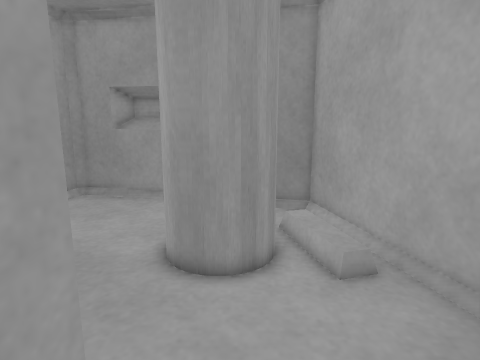
View 1 (above)

16 first-person views from a walk through a Gazebo world. The camera is 0.46 m above the floor, tilts 12° down and sees 70° across. The floor is counted in squares, 0.1 m on a side. Each view is taken from the middle of a square. On the plan, view 1 faces up. The plan holds only what a view shows up to about 20 squares ahead; the rest is blank. The place goes on beyond the plan.

View 2
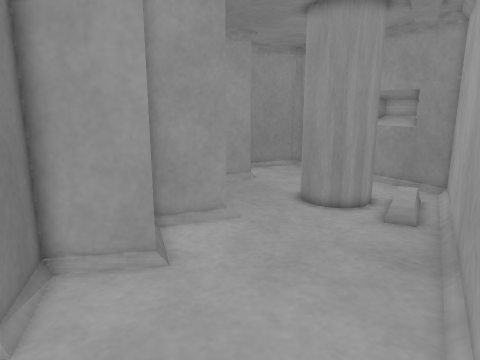

View 3
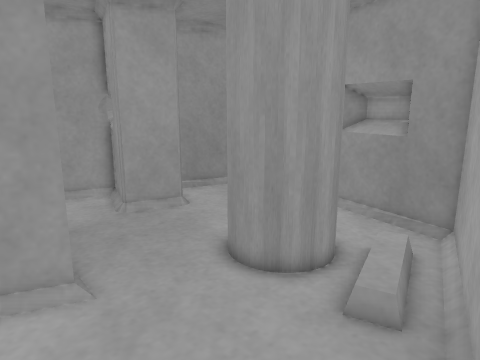

View 4
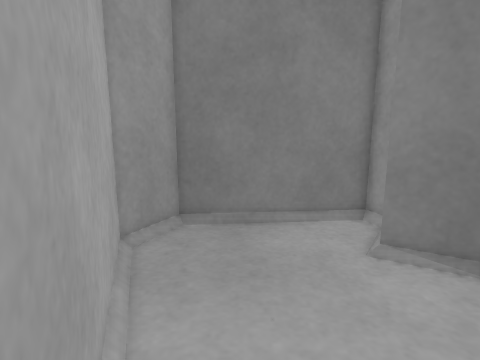

View 5
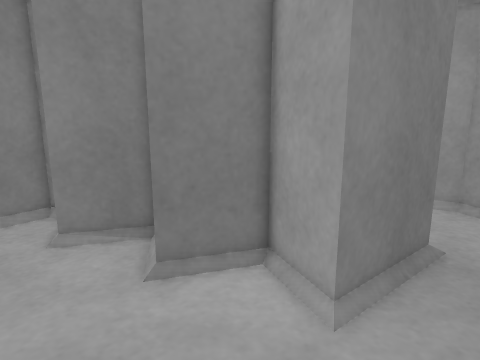

View 6
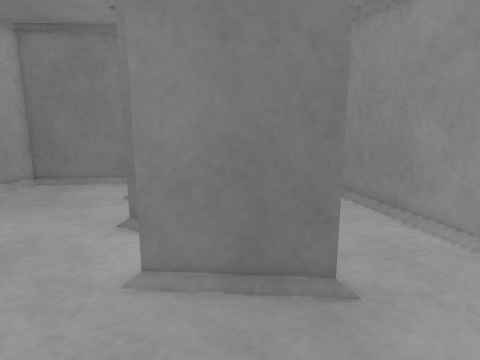

View 7
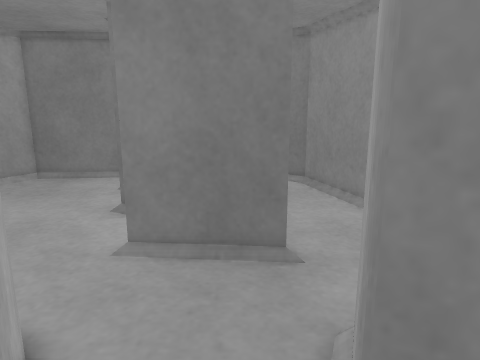

View 8
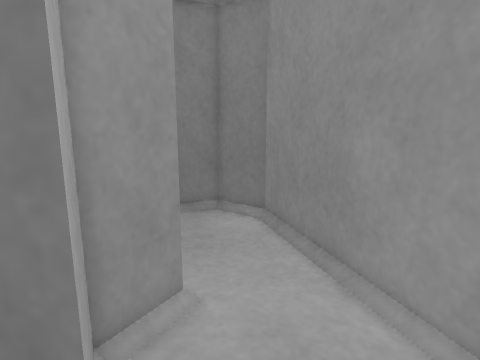

View 9
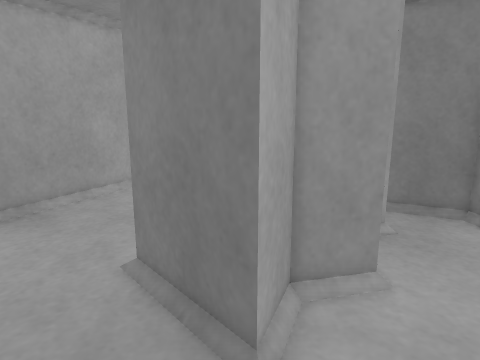

View 10
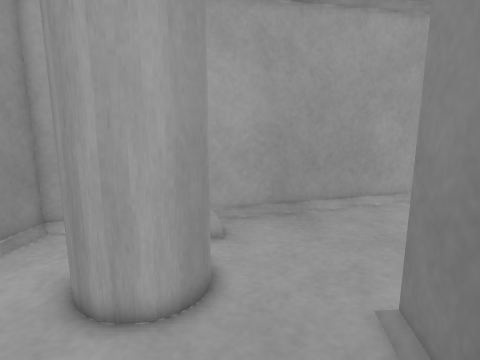

View 11
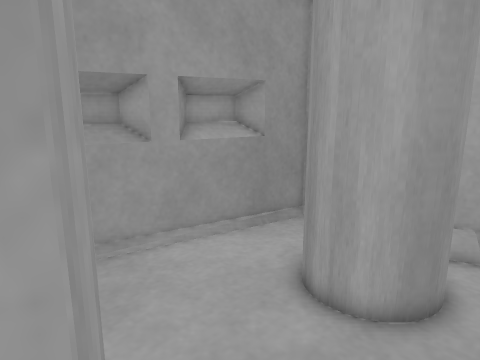

View 12
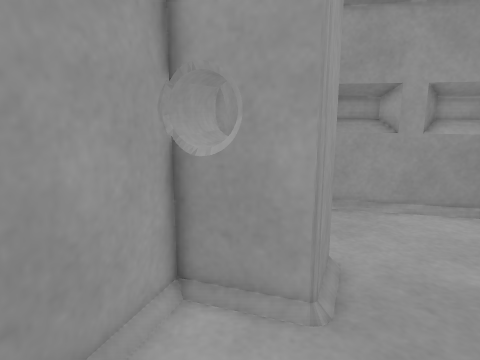

View 13
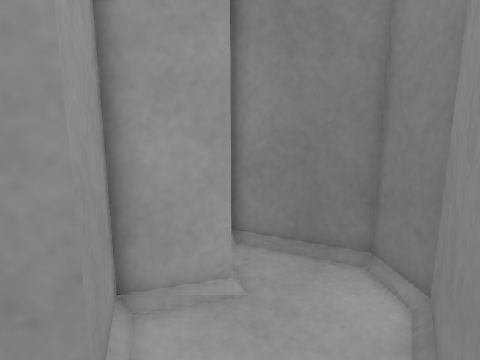

View 14
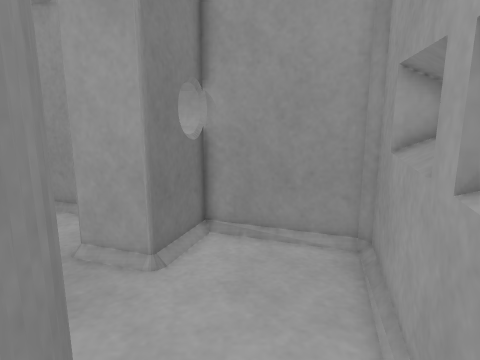

View 15
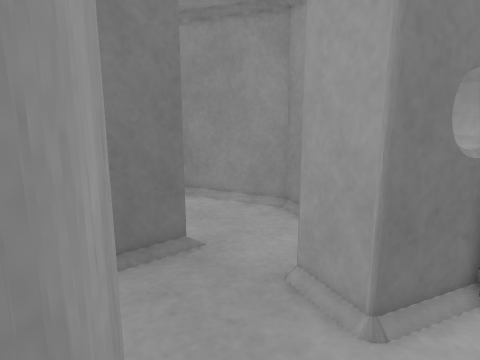

View 16
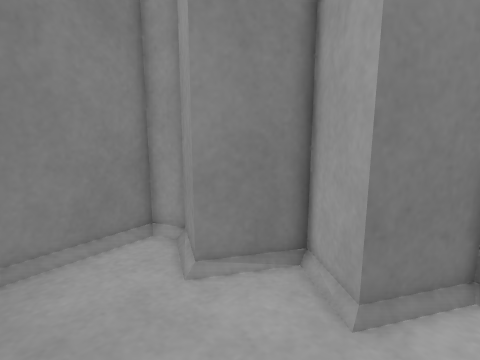

### Floor plan
Points are (right, up) in squares from view 1. A wall is a line through its corners. A room is listed if a view was taken in it or the views show most of it. See-through windows are left out.
Room 1 (views 1, 2, 3, 4, 5, 6, 7, 14, 15, 16)
walls: (-0.5, 8.8) (-1, 8.8) (-1.7, 9.1) (-2.3, 9.8) (-2.4, 10.7); (1.1, 10) (0.7, 9.4) (0.2, 9); (1.1, 10.4) (1, 9.7) (0.5, 9.1); (0.9, 11.5) (1.1, 10.9) (1.1, 10.2) (0.9, 9.6); (-2.2, 11.2) (-2, 11.6); (-7.4, 5) (-2.4, 4.6) (-3.6, 1.6) (-0.6, 0.1) (-2.5, -2.5) (0.6, -4.2) (-0.9, -6.7) (-0.4, -8) (7.5, -7.3) (9, -4.7) (3.2, 15.3) (-8.3, 18.2) (-8.7, 17.9) (-11.1, 11.3); (1.2, 15.8) (0.8, 17); (-3.1, 16.9) (-3.6, 18.1); (-10.8, 12.7) (-7.4, 11.5) (-8.3, 8.8)
ways out: opening at (-7.7, 7) to room 2
Room 2 (views 8, 9, 10, 11, 12, 13)
walls: (-5.1, -1) (-7.6, 0.5) (-6.4, 2.6) (-7.4, 5); (-6.2, -3.6) (-5.1, -1.4); (-13.5, 4) (-10.1, -6) (-8, -7.5) (-3.6, -5.9); (-8.3, 8.8) (-11.8, 10.1); (-9.9, 9.3) (-10.1, 9.8); (-10.2, 9.5) (-10.5, 9.9); (-11.1, 11.3) (-13.5, 4.8)
ways out: opening at (-7.7, 7) to room 1

Where each view was taken, in squares from view 1:
view 1: 0 up, 0 right, facing up
view 2: 5 down, 8 right, facing up-left
view 3: 2 up, 6 right, facing up-left
view 4: 6 up, 5 right, facing down
view 5: 8 up, 4 right, facing down-left
view 6: 13 up, 5 left, facing down
view 7: 15 up, 6 left, facing down
view 8: 8 up, 9 left, facing down
view 9: 9 up, 11 left, facing down-right
view 10: 8 up, 9 left, facing right
view 11: 7 up, 9 left, facing up-right
view 12: 2 up, 10 left, facing up
view 13: 2 up, 12 left, facing down-right
view 14: 14 up, 2 right, facing left
view 15: 14 up, 1 left, facing down-left
view 16: 3 up, 6 right, facing down-left
